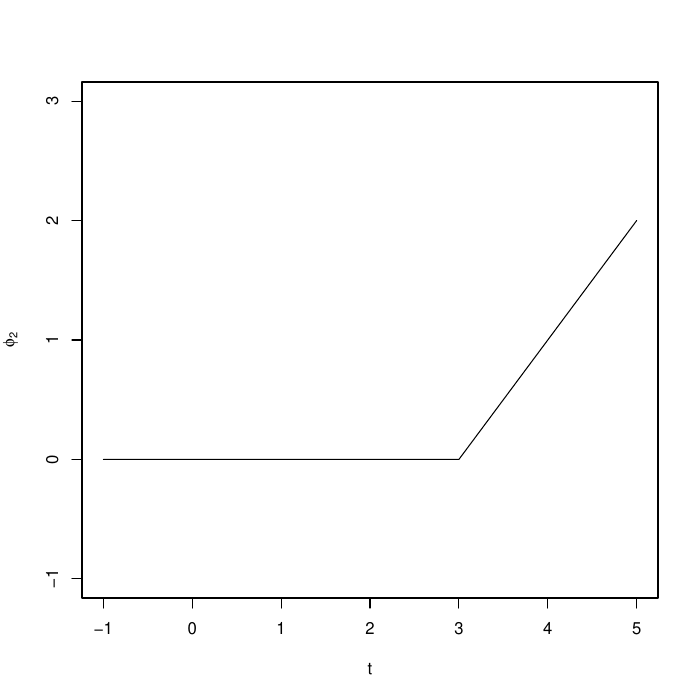

R code for this plot:
#code to generate ramp function plot

tau  <-3
ramp <- function(t){(t > tau)*(t - tau)}
t    <- seq(-1, tau + 2, 0.05)
phi  <- ramp(t)
ylimit = c(-1, max(phi) + 1)

pdf(file = "ramp_function.pdf")
plot(y = phi, x = t, ylim = ylimit, ylab = expression(phi[2]), xlab = 't', type = 'l')
dev.off()
